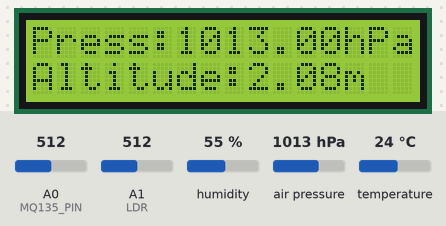
The sketch below on a simulated Arduino Uno, built with avr-gcc and run on an emulated ATmega328P. Shown: 16×2 character LCD. Inputs (shaded band) come from the test bench; at power-on: A0 (MQ135_PIN) = 512, A1 (LDR) = 512, humidity 55 %, air pressure 1013 hPa, temperature 24 °C. What the sketch prints to the serial monitor is not drawn.

Above: at 2.7 s.
2.8 s: A0 (MQ135_PIN) set to 290
At 6.9 s:
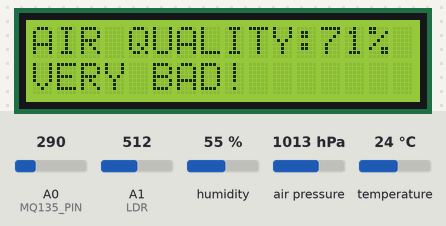
15.4 s: A0 (MQ135_PIN) set to 306
At 22.9 s:
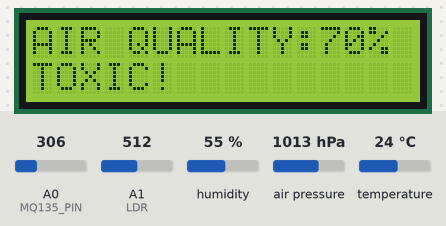
25.5 s: A0 (MQ135_PIN) set to 285
At 31.5 s:
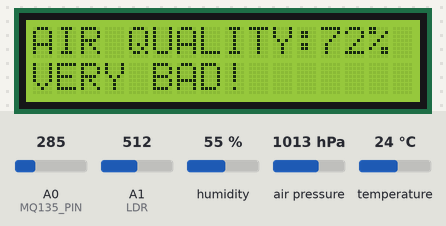
33.7 s: A0 (MQ135_PIN) set to 237
At 38.9 s:
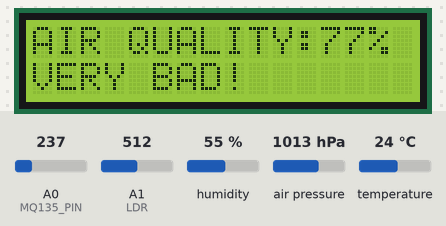
41.9 s: A0 (MQ135_PIN) set to 213
At 47.4 s:
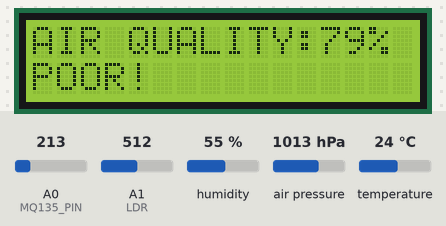
55.9 s: A0 (MQ135_PIN) set to 170
At 63.2 s:
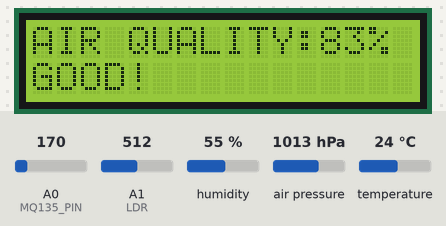
Timing chart, 0 to 64.7 s (numbered marks = the images above; inputs shaded):
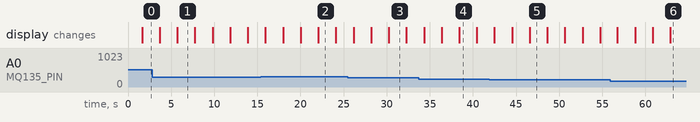

The sketch:

Updated_Weather_Monitoring.ino
```cpp
#include <LiquidCrystal_I2C.h>

#include <DHT.h>

#include <Wire.h>
#include <Adafruit_Sensor.h>
#include <Adafruit_BMP085_U.h>

Adafruit_BMP085_Unified bmp = Adafruit_BMP085_Unified(10085);

LiquidCrystal_I2C lcd(0x27, 16, 2);

int MQ135_PIN = A0;
int LDR = A1;
int DHT11_PIN = A2;

#define DHTTYPE DHT11   // DHT 11

DHT dht(DHT11_PIN, DHTTYPE);

bool DHT_flag = 0;

void setup() {

  Serial.begin(9600);

  dht.begin();

  if (!bmp.begin()) {
    Serial.println("Could not find a valid BMP085/BMP180 sensor, check wiring!");
    while (1) {}
  }

  lcd.init();
  lcd.backlight();
  lcd.setCursor(0, 0);
  lcd.print("  IoT  WEATHER  ");
  lcd.setCursor(0, 1);
  lcd.print(" MONITOR SYSTEM ");
  delay(1500);
}

void loop() {
  sensors_event_t event;
  bmp.getEvent(&event);

  lcd.clear();

  if (event.pressure) {
    Serial.print(event.pressure);
    Serial.print(",");
    Serial.print(bmp.pressureToAltitude(1013.25, event.pressure));
    Serial.print(",");

    lcd.setCursor(0, 0);
    lcd.print("Press:");
    lcd.print(event.pressure);
    lcd.print("hPa");
    lcd.setCursor(0, 1);
    lcd.print("Altitude:");
    lcd.print(bmp.pressureToAltitude(1013.25, event.pressure));
    lcd.print("m");

    delay(2000);
  }

  ReadDHT();
  ReadMQ();
  ReadLight();
}

void ReadDHT(void)
{
  lcd.clear();

  Serial.print(ceil(dht.readTemperature()));
  Serial.print(",");
  Serial.print(dht.readHumidity());
  Serial.print(",");

  lcd.setCursor(0,  0);
  lcd.print("Temp:  ");
  lcd.print(dht.readTemperature(), 1);
  lcd.print(" C");
  lcd.setCursor(0, 1);
  lcd.print("Humi:  ");
  lcd.print(dht.readHumidity());
  lcd.print(" %");

  delay(2000);
}

void ReadMQ(void)
{
  int airqlty = 0;
  lcd.clear();
  lcd.setCursor(0, 0);
  lcd.print("AIR QUALITY:");
  airqlty  = analogRead(MQ135_PIN);
  Serial.print(map(airqlty, 0, 1024, 99,  0));
  Serial.print(",");
  lcd.print(map(airqlty, 0, 1024, 99,  0));
  lcd.print("%");
  lcd.setCursor(0, 1);
  if (airqlty <= 180)
    lcd.print("GOOD!");
  else if (airqlty > 180 && airqlty <= 225)
    lcd.print("POOR!");
  else if (airqlty > 225 && airqlty <= 300)
    lcd.print("VERY BAD!");
  else
    lcd.print("TOXIC!");

  delay(2000);
}

void ReadLight(void)
{
  lcd.clear();
  lcd.setCursor(0, 0);
  lcd.print("SOLAR LIGHT: ");
  Serial.println(map(analogRead(LDR), 0, 1024, 99, 0));
  lcd.print(map(analogRead(LDR), 0, 1024, 99, 0));
  lcd.print("%");
  lcd.setCursor(0, 1);
  lcd.print("******");
  delay(2000);
}
```

Measured:
- the behaviour switches between 301 and 300 on A0 (MQ135_PIN) (found by bisection; images 2 and 3)
- the behaviour switches between 226 and 225 on A0 (MQ135_PIN) (found by bisection; images 4 and 5)
- after the input at 2.8 s, the display: first differs from a run without the input after 2.9 s (image 1)
- after the input at 15.4 s, the display: first differs from a run without the input after 6.7 s (image 2)
- after the input at 25.5 s, the display: first differs from a run without the input after 4.7 s (image 3)
- after the input at 41.9 s, the display: first differs from a run without the input after 4.7 s (image 5)
- after the input at 55.9 s, the display: first differs from a run without the input after 7.0 s (image 6)
